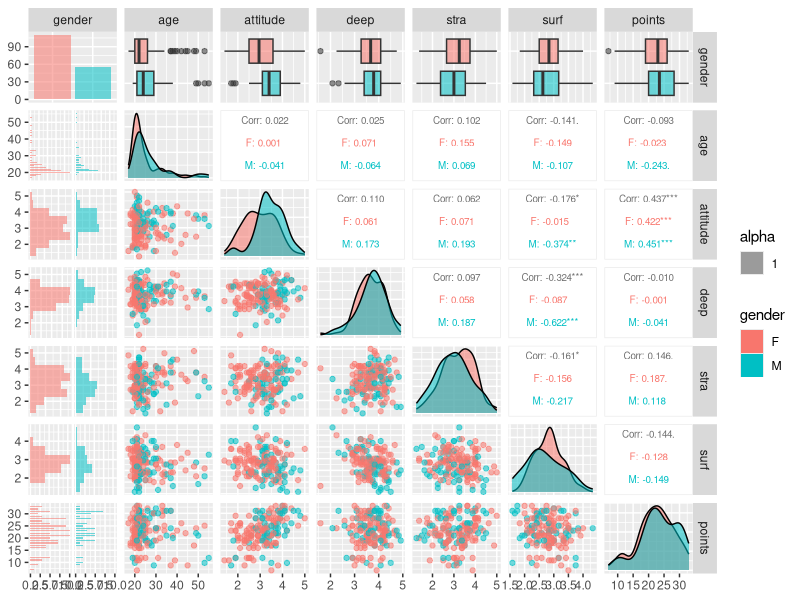
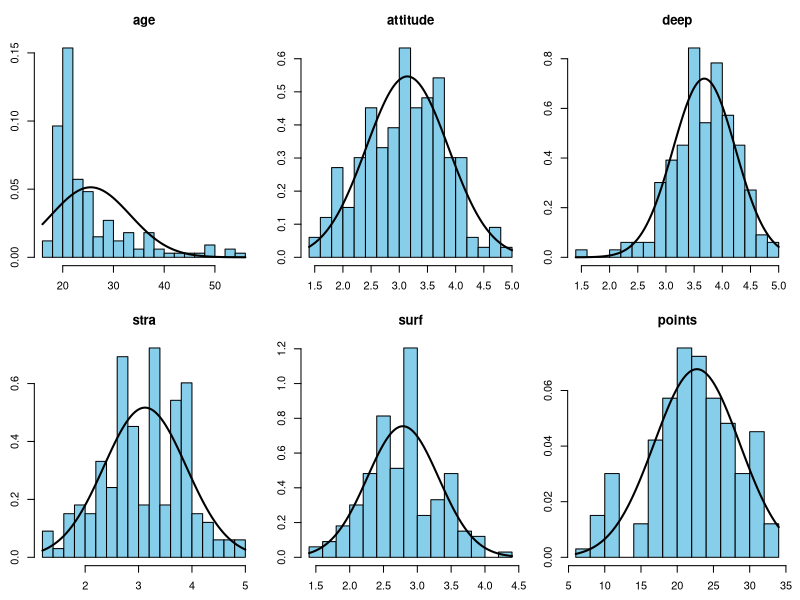
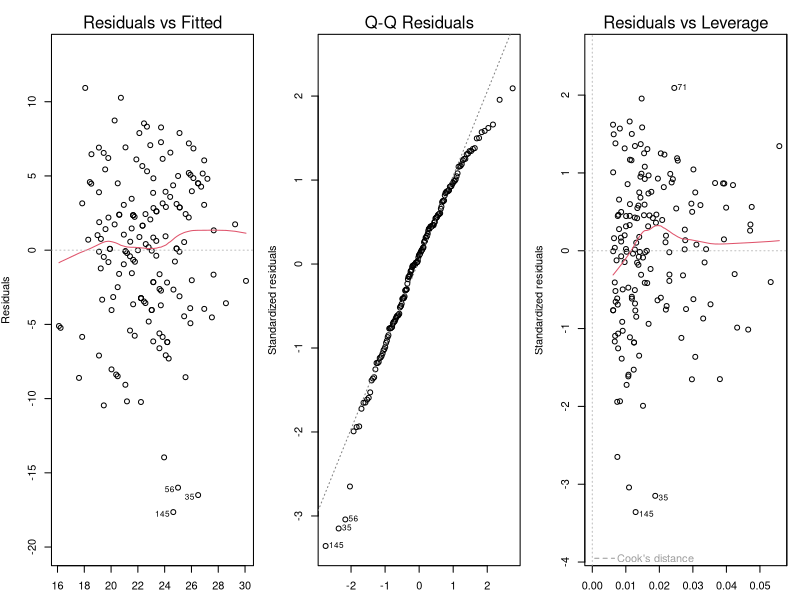

Generate these figures, in order, with R:
## ---- chunk 1
learning2014 <- read.csv("data/learning2014.csv")
head(learning2014, n=5) # The first 5 rows of the data table
str(learning2014) # Variables and their types
## ---- chunk 2
# Load the required packages
library(ggplot2)
library(GGally, quietly=TRUE)

# Create the summary plot
p <- ggpairs(learning2014, mapping=aes(col=gender, alpha=1), legend=1,
             upper=list(continuous=wrap("cor", size=2.5)),
             lower=list(combo=wrap(ggally_facethist, binwidth=0.5)))
## ---- chunk 3
p
## ---- chunk 4
par(mfrow=c(2, 3), mar=c(2.6, 2.6, 3, 1)) # Set graphical parameters
for(i1 in 2:ncol(learning2014)) { # Go through the numerical variables
  dat <- learning2014[,i1]
  tmp <- hist(dat, col="skyblue", breaks=15, freq=FALSE,
              main=colnames(learning2014[i1]))
  x <- seq(from=min(tmp$breaks), to=max(tmp$breaks), length.out=200) 
  lines(x=x, y=dnorm(x, mean=mean(dat), sd=sd(dat)), lwd=2)
}
## ---- chunk 5
cor(subset(learning2014, gender == "M" & age < 40, select=c("age", "points")))[1, 2]
## ---- chunk 6
m1 <- lm(points ~ attitude + stra + surf, data=learning2014)
summary(m1)
## ---- chunk 7
m2 <- update(m1, ~ .-surf)
summary(m2)
## ---- chunk 8
par(mfrow=c(1, 3), mar=c(2.6, 3.9, 2.6, 1))
plot(m2, which=c(1, 2, 5))
